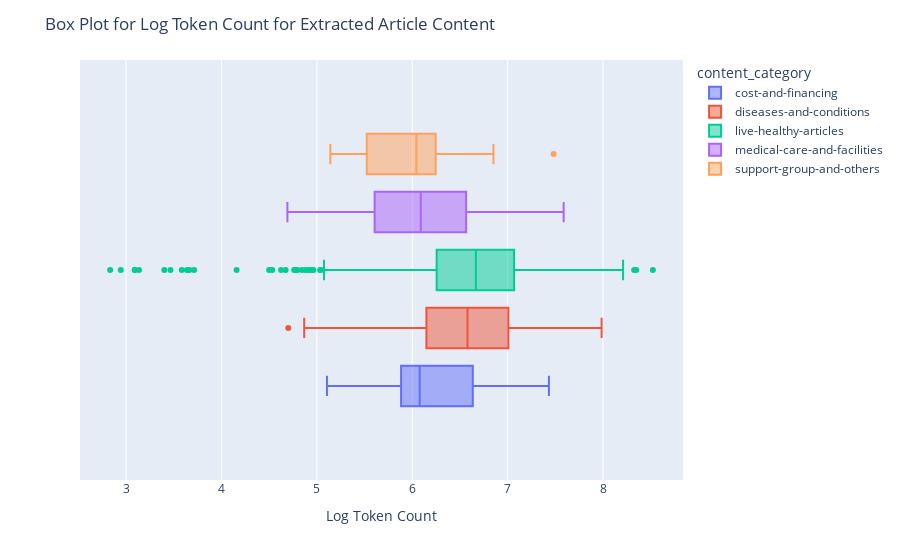

The code cell stored with this chart in its notebook:
### Code cell
fig = px.box(df_extracted, x="log_num_tokens", color="content_category")
fig.update_layout(
    title_text="Box Plot for Log Token Count for Extracted Article Content",
    xaxis_title_text="Log Token Count",
)
fig.show()

### Figure 1 — Plotly figure (JSON) as saved in the notebook; plotly's stock layout.template omitted (floating-point values rounded to 4 significant figures; data arrays with more than 128 entries replaced by an {"elided": "..."} marker saying what was removed)
{"data": [{"alignmentgroup": "True", "hovertemplate": "content_category=cost-and-financing<br>log_num_tokens=%{x}<extra></extra>", "legendgroup": "cost-and-financing", "marker": {"color": "#636efa"}, "name": "cost-and-financing", "notched": false, "offsetgroup": "cost-and-financing", "orientation": "h", "showlegend": true, "type": "box", "x": [6.639, 7.066, 6.196, 5.924, 6.623, 5.974, 7.107, 5.576, 6.733, 6.883, 6.561, 6.407, 5.951, 5.994, 5.869, 6.078, 5.568, 5.541, 5.407, 6.389, 5.106, 7.432, 6.064], "x0": " ", "xaxis": "x", "y0": " ", "yaxis": "y"}, {"alignmentgroup": "True", "hovertemplate": "content_category=diseases-and-conditions<br>log_num_tokens=%{x}<extra></extra>", "legendgroup": "diseases-and-conditions", "marker": {"color": "#EF553B"}, "name": "diseases-and-conditions", "notched": false, "offsetgroup": "diseases-and-conditions", "orientation": "h", "showlegend": true, "type": "box", "x": {"elided": "310 float values"}, "x0": " ", "xaxis": "x", "y0": " ", "yaxis": "y"}, {"alignmentgroup": "True", "hovertemplate": "content_category=live-healthy-articles<br>log_num_tokens=%{x}<extra></extra>", "legendgroup": "live-healthy-articles", "marker": {"color": "#00cc96"}, "name": "live-healthy-articles", "notched": false, "offsetgroup": "live-healthy-articles", "orientation": "h", "showlegend": true, "type": "box", "x": {"elided": "1107 float values"}, "x0": " ", "xaxis": "x", "y0": " ", "yaxis": "y"}, {"alignmentgroup": "True", "hovertemplate": "content_category=medical-care-and-facilities<br>log_num_tokens=%{x}<extra></extra>", "legendgroup": "medical-care-and-facilities", "marker": {"color": "#ab63fa"}, "name": "medical-care-and-facilities", "notched": false, "offsetgroup": "medical-care-and-facilities", "orientation": "h", "showlegend": true, "type": "box", "x": [7.587, 4.949, 7.08, 6.1, 6.428, 6.771, 5.858, 6.798, 5.958, 6.586, 6.144, 6.767, 6.263, 6.304, 6.267, 7.375, 6.009, 6.19, 5.472, 5.704, 6.39, 6.052, 6.791, 5.112, 6.831, 6.649, 5.775, 6.078, 5.778, 5.366, 5.429, 4.691, 5.781, 6.29, 5.517, 6.687, 6.089, 5.13, 7.061, 5.784, 5.541, 6.417, 5.198, 5.784, 6.96, 6.146, 5.613, 6.685, 5.106, 5.231, 4.956, 6.368, 5.583, 5.897, 6.019, 6.558, 6.098], "x0": " ", "xaxis": "x", "y0": " ", "yaxis": "y"}, {"alignmentgroup": "True", "hovertemplate": "content_category=support-group-and-others<br>log_num_tokens=%{x}<extra></extra>", "legendgroup": "support-group-and-others", "marker": {"color": "#FFA15A"}, "name": "support-group-and-others", "notched": false, "offsetgroup": "support-group-and-others", "orientation": "h", "showlegend": true, "type": "box", "x": [6.073, 6.213, 5.501, 7.482, 5.361, 5.545, 6.014, 5.638, 6.279, 6.851, 6.087, 5.142], "x0": " ", "xaxis": "x", "y0": " ", "yaxis": "y"}], "layout": {"boxmode": "group", "legend": {"title": {"text": "content_category"}, "tracegroupgap": 0}, "margin": {"t": 60}, "title": {"text": "Box Plot for Log Token Count for Extracted Article Content"}, "xaxis": {"anchor": "y", "domain": [0, 1], "title": {"text": "Log Token Count"}}, "yaxis": {"anchor": "x", "domain": [0, 1]}}}
